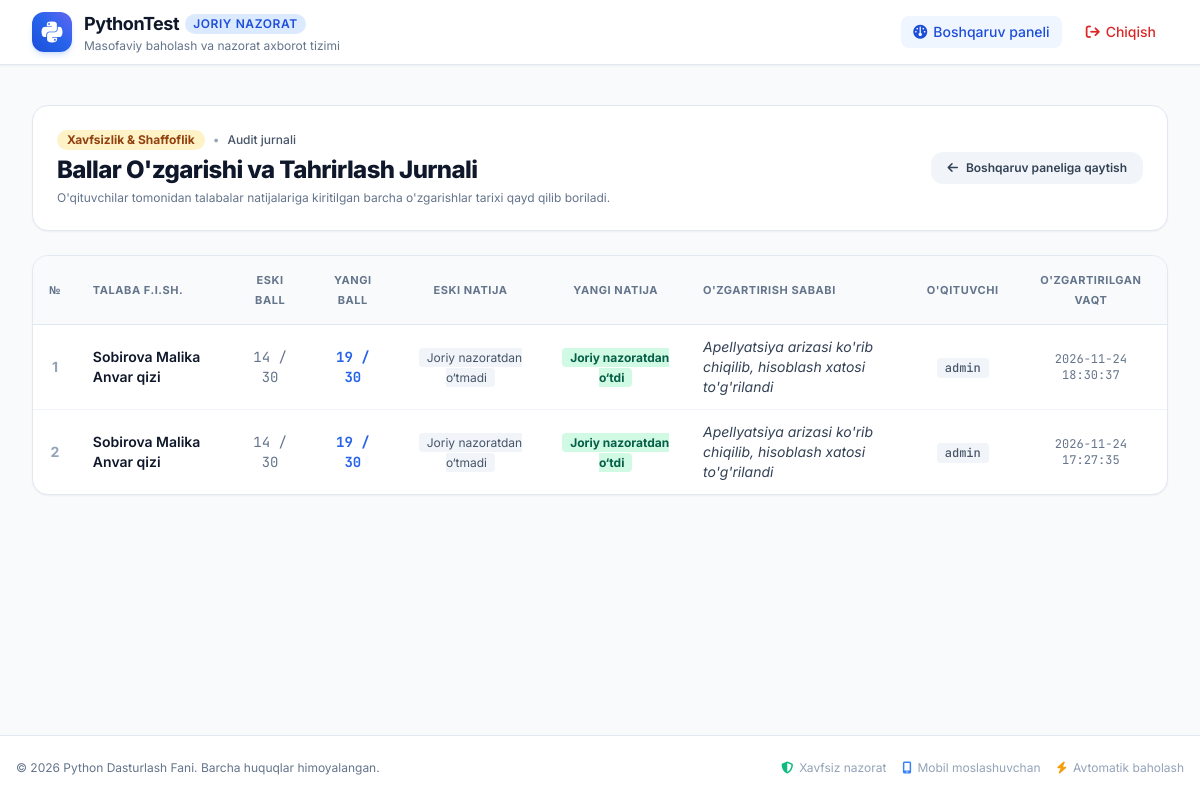
/teacher/audit (signed in), run on the app's committed database.
### tables this page shows
CREATE TABLE audit_logs (
        id INTEGER PRIMARY KEY AUTOINCREMENT,
        session_id INTEGER NOT NULL,
        student_name TEXT NOT NULL,
        old_score INTEGER NOT NULL,
        new_score INTEGER NOT NULL,
        old_status TEXT NOT NULL,
        new_status TEXT NOT NULL,
        reason TEXT NOT NULL,
        teacher_username TEXT NOT NULL,
        changed_at TEXT NOT NULL,
        FOREIGN KEY (session_id) REFERENCES exam_sessions (id)
    );

### app.py (the view)
@app.route('/teacher/audit')
@teacher_required
def audit_view():
    logs = get_audit_logs()
    return render_template('audit.html', logs=logs)

### app.py (called while the page is built)
def teacher_required(f):
    from functools import wraps
    @wraps(f)
    def decorated_function(*args, **kwargs):
        if not session.get('teacher_logged_in'):
            flash("Ushbu sahifaga kirish uchun avval tizimga kiring!", "warning")
            return redirect(url_for('login'))
        return f(*args, **kwargs)
    return decorated_function

### database.py (called while the page is built)
def get_db_connection():
    conn = sqlite3.connect(DB_PATH)
    conn.row_factory = sqlite3.Row
    return conn

def get_audit_logs():
    conn = get_db_connection()
    cursor = conn.cursor()
    cursor.execute('SELECT * FROM audit_logs ORDER BY id DESC')
    rows = cursor.fetchall()
    conn.close()
    return [dict(row) for row in rows]

### templates/audit.html (shortened to what this page needs)
{% extends 'base.html' %}
{% block content %}
<div class="space-y-6">
    <div class="flex items-center justify-between bg-white p-6 rounded-2xl border border-slate-200 shadow-sm">
        <div>
            <div class="flex items-center gap-2">
                <span class="px-2.5 py-0.5 rounded-full bg-amber-100 text-amber-800 font-bold text-xs">Xavfsizlik & Shaffoflik</span>
                <span class="text-xs text-slate-400">•</span>
                <span class="text-xs font-medium text-slate-600">Audit jurnali</span>
            </div>
            <h1 class="text-2xl font-extrabold text-slate-900 tracking-tight mt-1">
                Ballar O'zgarishi va Tahrirlash Jurnali
            </h1>
            <p class="text-xs text-slate-500 mt-1">
                O'qituvchilar tomonidan talabalar natijalariga kiritilgan barcha o'zgarishlar tarixi qayd qilib boriladi.
            </p>
        </div>
        <a href="{{ url_for('teacher_dashboard') }}"
           class="px-4 py-2 rounded-xl bg-slate-100 hover:bg-slate-200 text-slate-700 font-semibold text-xs flex items-center gap-2 transition-all">
            <i class="fa-solid fa-arrow-left"></i>
            <span>Boshqaruv paneliga qaytish</span>
        </a>
    </div>
    <div class="bg-white border border-slate-200 rounded-2xl shadow-sm overflow-hidden">
        <div class="overflow-x-auto">
            <table class="w-full text-left border-collapse text-xs sm:text-sm">
                <thead>
                    <tr class="bg-slate-50 border-b border-slate-200 text-slate-500 uppercase tracking-wider text-[11px] font-bold">
                        <th class="py-3.5 px-4 text-center">№</th>
                        <th class="py-3.5 px-4">Talaba F.I.Sh.</th>
                        <th class="py-3.5 px-4 text-center">Eski Ball</th>
                        <th class="py-3.5 px-4 text-center">Yangi Ball</th>
                        <th class="py-3.5 px-4 text-center">Eski Natija</th>
                        <th class="py-3.5 px-4 text-center">Yangi Natija</th>
                        <th class="py-3.5 px-4">O'zgartirish Sababi</th>
                        <th class="py-3.5 px-4 text-center">O'qituvchi</th>
                        <th class="py-3.5 px-4 text-center">O'zgartirilgan Vaqt</th>
                    </tr>
                </thead>
                <tbody class="divide-y divide-slate-100">
                    {% if logs %}
                        {% for log in logs %}
                        <tr class="hover:bg-slate-50/80 transition-colors">
                            <td class="py-3 px-4 text-center font-bold text-slate-400">{{ loop.index }}</td>
                            <td class="py-3 px-4 font-semibold text-slate-900">{{ log.student_name }}</td>
                            <td class="py-3 px-4 text-center font-mono text-slate-500">{{ log.old_score }} / 30</td>
                            <td class="py-3 px-4 text-center font-mono font-bold text-brand-600">{{ log.new_score }} / 30</td>
                            <td class="py-3 px-4 text-center">
                                <span class="text-xs px-2 py-0.5 rounded bg-slate-100 text-slate-600">{{ log.old_status }}</span>
                            </td>
                            <td class="py-3 px-4 text-center">
                                <span class="text-xs px-2 py-0.5 rounded font-bold {% if 'o‘tdi' in log.new_status|lower %}bg-emerald-100 text-emerald-800{% else %}bg-rose-100 text-rose-800{% endif %}">
                                    {{ log.new_status }}
                                </span>
                            </td>
                            <td class="py-3 px-4 text-slate-700 italic max-w-xs">{{ log.reason }}</td>
                            <td class="py-3 px-4 text-center font-medium text-slate-600">
                                <span class="px-2 py-0.5 rounded bg-slate-100 font-mono text-xs">{{ log.teacher_username }}</span>
                            </td>
                            <td class="py-3 px-4 text-center text-xs text-slate-500 font-mono">{{ log.changed_at }}</td>
                        </tr>
                        {% endfor %}
                    {% endif %}
                </tbody>
            </table>
        </div>
    </div>
</div>
{% endblock %}

### static/css/style.css (style rules this page uses)
* { -webkit-tap-highlight-color: transparent; }

### data on the page
audit_logs: student_name "Sobirova Malika Anvar qizi", old_score "14", new_score "19", old_status "Joriy nazoratdan o‘tmadi", new_status "Joriy nazoratdan o‘tdi", reason "Apellyatsiya arizasi ko'rib chiqilib, hisoblash xatosi to'g'rilandi", teacher_username "admin", changed_at "2026-11-24 18:30:37"
audit_logs: student_name "Sobirova Malika Anvar qizi", old_score "14", new_score "19", old_status "Joriy nazoratdan o‘tmadi", new_status "Joriy nazoratdan o‘tdi", reason "Apellyatsiya arizasi ko'rib chiqilib, hisoblash xatosi to'g'rilandi", teacher_username "admin", changed_at "2026-11-24 17:27:35"
